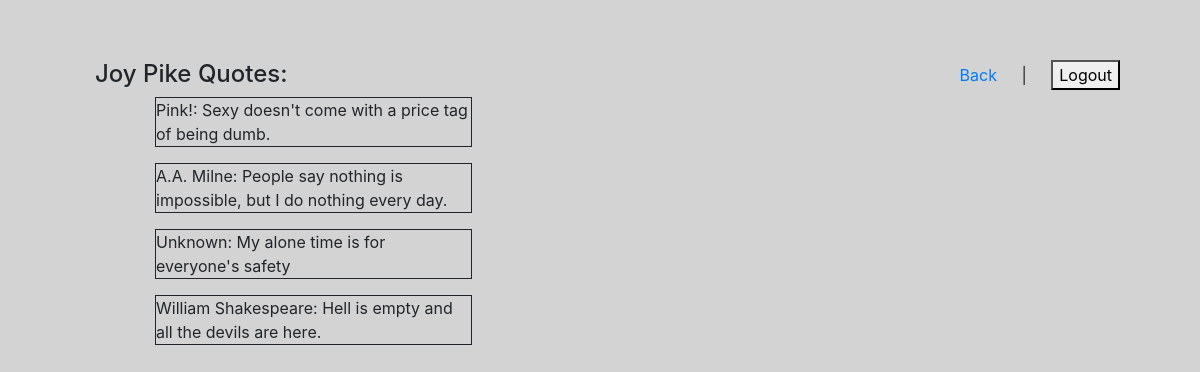
The page /loggedUserQuotes/2 (signed in) on the database its author committed.
### quoteDashApp/models.py (models this page shows, shortened)
class User(models.Model):
    firstName = models.CharField(max_length=255)
    lastName = models.CharField(max_length=255)
    email = models.CharField(max_length=255)
    password = models.CharField(max_length=255)
    created_at = models.DateTimeField(auto_now_add=True)
    updated_at = models.DateTimeField(auto_now=True)
    objects = UserManager()

class Quote(models.Model):
    author = models.CharField(max_length=45)
    content = models.TextField()
    user_id = models.ForeignKey(
        User, related_name="quote", on_delete=models.CASCADE)
    created_at = models.DateTimeField(auto_now_add=True)
    updated_at = models.DateTimeField(auto_now=True)
    objects = QuoteManager()

### quoteDashApp/views.py (the view)
# urls.py: path('loggedUserQuotes/<int:userID>', views.loggedUserQuotes),
def loggedUserQuotes(request, userID):
    context = {
        "loggedinuser" : User.objects.get(id = request.session["loggedInID"]),
        "specificuser" : User.objects.get(id=userID)
    }
    return render(request, "loggedUserQuotes.html", context)

### quoteDashApp/templates/loggedUserQuotes.html (shortened to what this page needs)
<!DOCTYPE html>
<html lang="en">
<head>
    <link rel="stylesheet" href="https://stackpath.bootstrapcdn.com/bootstrap/4.5.2/css/bootstrap.min.css"
>
</head>
<body>
    <div class="d-flex flex-row justify-content-between">
        <div class="col-5">
            <h4>{{specificuser.firstName}} {{specificuser.lastName}} Quotes: </h4>
            {% for quote in specificuser.quote.all %}
            <ul>
                <p>{{quote.author}}: {{quote.content}}</p>
            </ul>
            {% endfor %}
        </div>
        <div>
            <a href="/home">Back</a> |
            <a href="/logout"><button type="submit">Logout</button></a>
        </div>
    </div>
</body>
</html>

### quoteDashApp/templates/loggedUserQuotes.html (style rules this page uses)
* { margin: 20px; }
p { border-style: solid; border-width: 1px; }
body { background-color: lightgray; }

### rows shown on the page
User: firstName "Joy", lastName "Pike"
Quote: author "Pink!", content "Sexy doesn't come with a price tag of being dumb."
Quote: author "A.A. Milne", content "People say nothing is impossible, but I do nothing every day."
Quote: author "Unknown", content "My alone time is for everyone's safety"
Quote: author "William Shakespeare", content "Hell is empty and all the devils are here."
